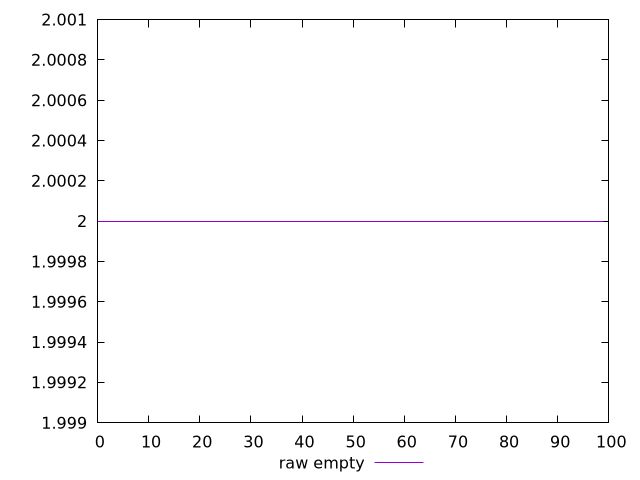

gnuplot code for this plot:
$_rawEmpty <<EOF
2
2
2
2
2
2
2
2
2
2
2
2
2
2
2
2
2
2
2
2
2
2
2
2
2
2
2
2
2
2
2
2
2
2
2
2
2
2
2
2
2
2
2
2
2
2
2
2
2
2
2
2
2
2
2
2
2
2
2
2
2
2
2
2
2
2
2
2
2
2
2
2
2
2
2
2
2
2
2
2
2
2
2
2
2
2
2
2
2
2
2
2
2
2
2
2
2
2
2
2
EOF
set key outside below
set terminal pngcairo
set output "report_00005_2020-11-02T22-26-11.212Z/dom-size/empty//raw.png"
set yrange [1.999:2.001]
plot $_rawEmpty title "raw empty" with line ,
